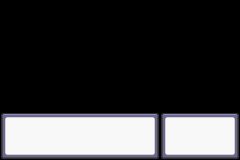

Below is a game level as drawn by its tile map, then a one-line description and the .tmx that defines it (tile-layer data replaced by summaries):
An orthogonal 30x20 tile map with 8x8 px tiles, 1 tile layer (Tile Layer 1).

<map version="1.0" orientation="orthogonal" width="30" height="20" tilewidth="8" tileheight="8">
 <tileset firstgid="1" name="1" tilewidth="8" tileheight="8">
  <image source="../TileSets/Borders/1.png" width="72" height="8" />
 </tileset>
 <layer name="Tile Layer 1" width="30" height="20">
  <data>[600 cells, 180 non-empty, 9 distinct tile ids]</data>
 </layer>
</map>
